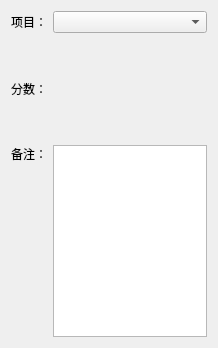
<?xml version="1.0" encoding="UTF-8"?>
<ui version="4.0">
 <class>RecordDialog</class>
 <widget class="QDialog" name="RecordDialog">
  <property name="geometry">
   <rect>
    <x>0</x>
    <y>0</y>
    <width>218</width>
    <height>348</height>
   </rect>
  </property>
  <property name="windowTitle">
   <string>Dialog</string>
  </property>
  <layout class="QVBoxLayout" name="verticalLayout_2">
   <item>
    <layout class="QHBoxLayout" name="horizontalLayout" stretch="1,9">
     <item>
      <widget class="QLabel" name="label_01">
       <property name="text">
        <string>项目：</string>
       </property>
      </widget>
     </item>
     <item>
      <widget class="QComboBox" name="comboBox_record"/>
     </item>
    </layout>
   </item>
   <item>
    <spacer name="verticalSpacer_2">
     <property name="orientation">
      <enum>Qt::Vertical</enum>
     </property>
     <property name="sizeHint" stdset="0">
      <size>
       <width>20</width>
       <height>40</height>
      </size>
     </property>
    </spacer>
   </item>
   <item>
    <layout class="QHBoxLayout" name="horizontalLayout_2" stretch="1,9">
     <item>
      <widget class="QLabel" name="label_02">
       <property name="text">
        <string>分数：</string>
       </property>
      </widget>
     </item>
     <item>
      <widget class="QLabel" name="label_scoreRecord">
       <property name="text">
        <string/>
       </property>
      </widget>
     </item>
    </layout>
   </item>
   <item>
    <spacer name="verticalSpacer_3">
     <property name="orientation">
      <enum>Qt::Vertical</enum>
     </property>
     <property name="sizeHint" stdset="0">
      <size>
       <width>20</width>
       <height>40</height>
      </size>
     </property>
    </spacer>
   </item>
   <item>
    <layout class="QHBoxLayout" name="horizontalLayout_3">
     <item>
      <layout class="QVBoxLayout" name="verticalLayout">
       <item>
        <widget class="QLabel" name="label_03">
         <property name="text">
          <string>备注：</string>
         </property>
        </widget>
       </item>
       <item>
        <spacer name="verticalSpacer">
         <property name="orientation">
          <enum>Qt::Vertical</enum>
         </property>
         <property name="sizeHint" stdset="0">
          <size>
           <width>20</width>
           <height>40</height>
          </size>
         </property>
        </spacer>
       </item>
      </layout>
     </item>
     <item>
      <widget class="QPlainTextEdit" name="plainTextEdit_record"/>
     </item>
    </layout>
   </item>
  </layout>
 </widget>
 <resources/>
 <connections/>
</ui>
